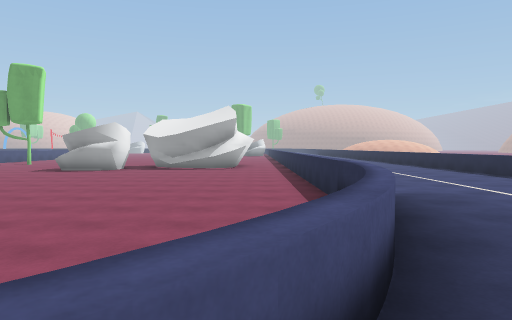
[1] (above)

24 first-person views from a walk through a Unity game level. The camera is 1.4 m above the floor, tilts 2° down and sees 70° across. The floor is counted in squares, 2 m on a side. Each view is taken from the middle of a square. On the plan, view 1 faces up. The plan holds only what a view shows up to about 11 squares ahead; the rest is blank. The place goes on beyond the plan. The player character is not drawn. Some animated figures are not drawn.

[2]
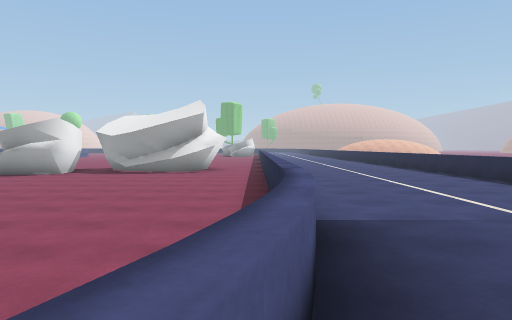

[3]
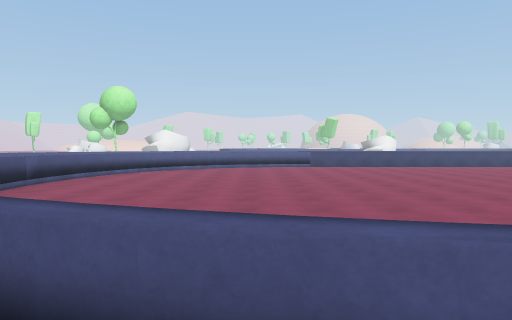

[4]
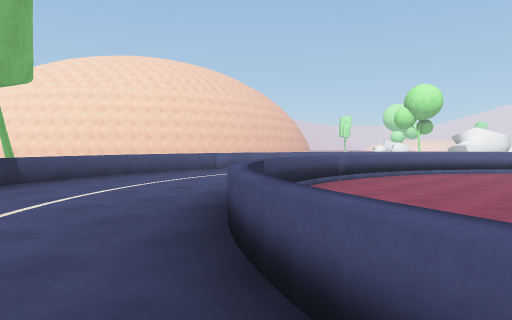

[5]
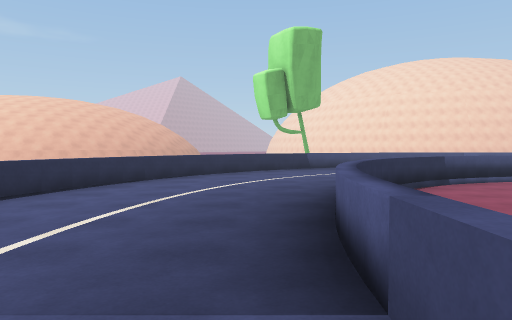

[6]
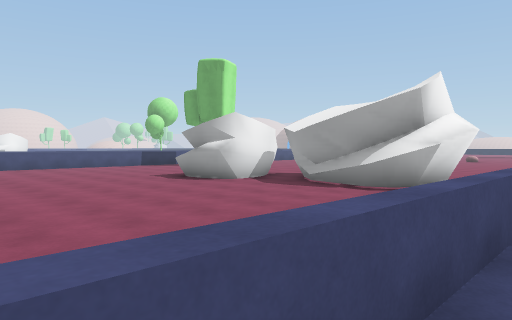

[7]
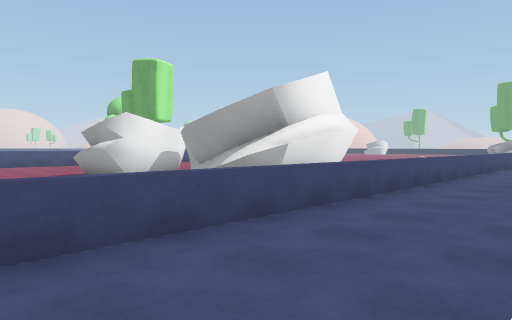

[8]
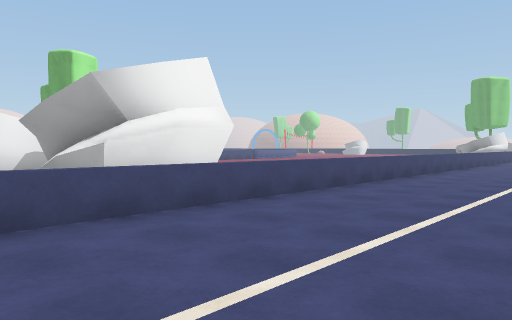

[9]
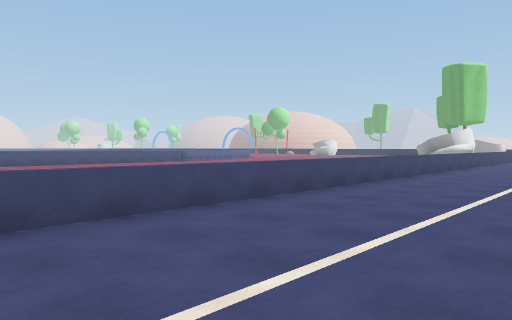

[10]
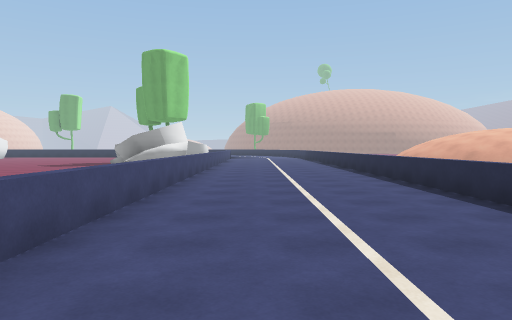

[11]
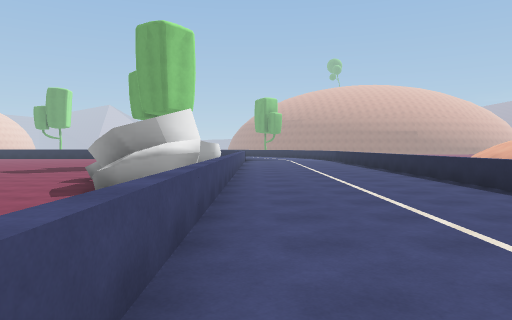

[12]
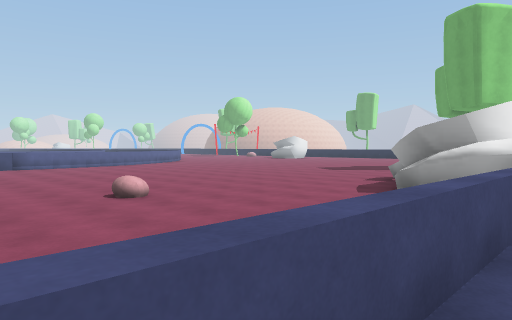

[13]
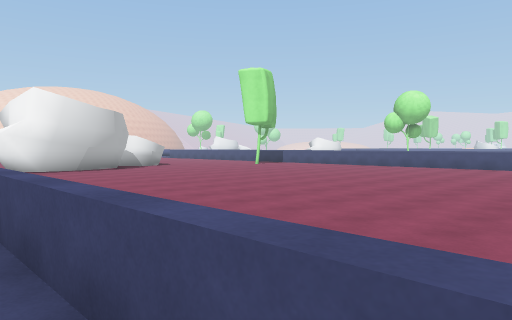

[14]
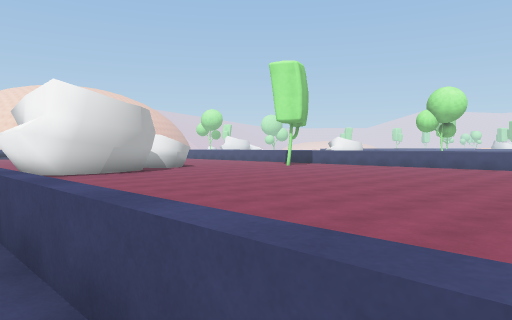

[15]
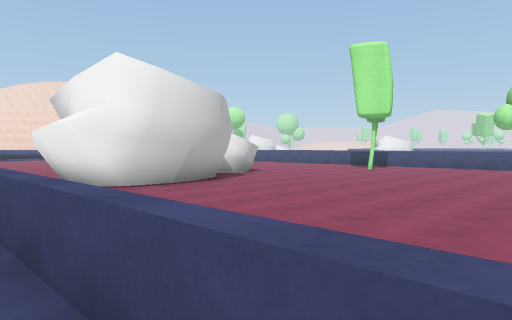

[16]
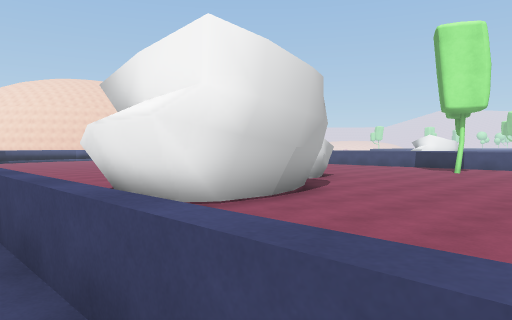

[17]
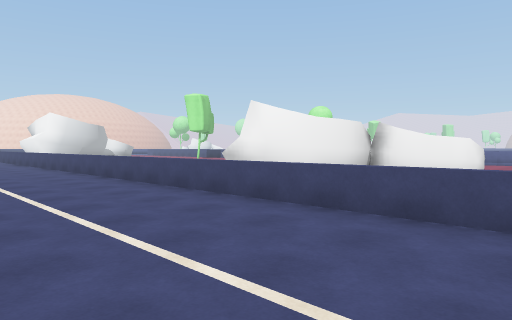

[18]
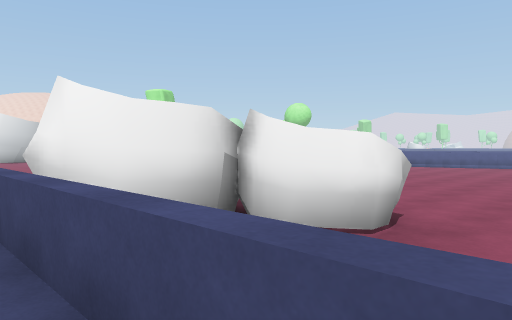

[19]
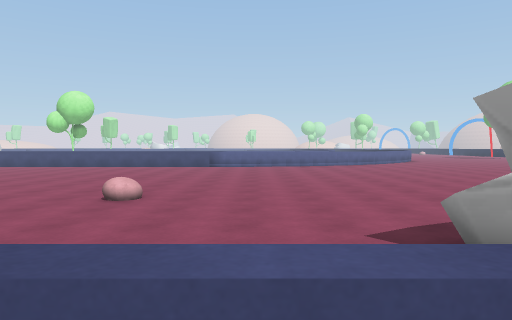

[20]
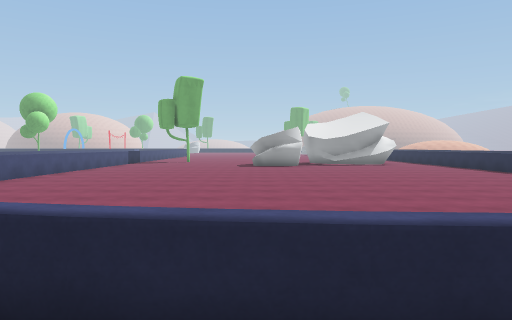

[21]
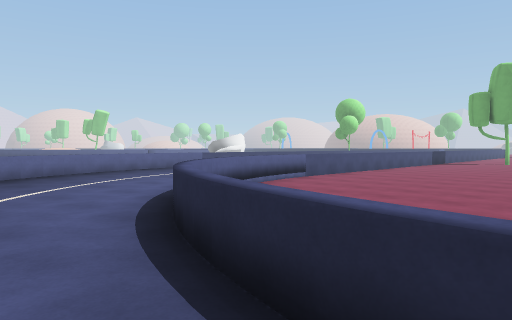

[22]
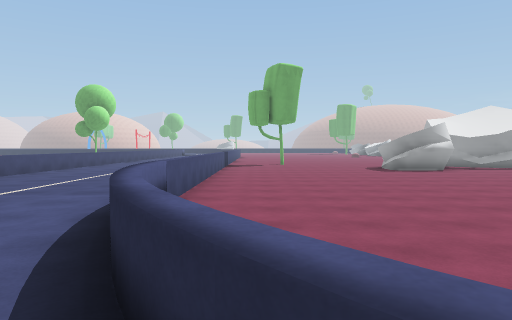

[23]
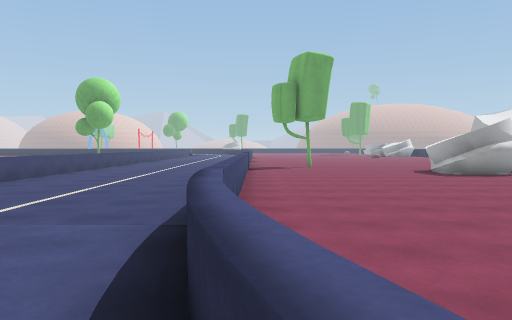

[24]
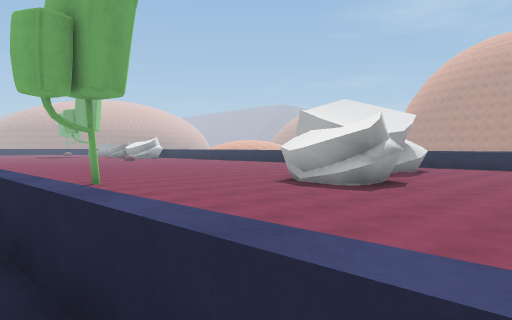

### Floor plan
Key: @ floor where view 1 was taken; # wall or solid block; . main floor; : floor 0.25 m higher than the main floor; + floor 0.5 m higher than the main floor; = window, fence, low wall or low ledge; ^ raised ledge; T tree; O other object.
Columns run from 18 left of view 1 to 6 right of it. Each row starts with its distance up from view 1.
 39                    =:: :
 38          ........O =::::^
 37         ........OO =::::^
 36         ........OOO=::::^
 35          ........ O#::::^
 34          ........OO#::::^
 33          ........OO=::::^
 32          ......... =::::^
 31          ......... =::::^
 30         ......+... =::::^
 29        ........... =::::^
 28        ........... =::::^
 27         .......... =::::^
 26         .......... =::::
 25         .......... =::::
 24          ......... =:::
 23           ........ =:::
 22        ........... =:::
 21        ........... =::::
 20        ........... =::::
 19        ........... =:::
 18        ........... =::::
 17        T......#####=:::
 16        .......#  ##=:::
 15        ....OOO#  ##=::::
 14      = ....OO####^#=::::
 13 ^::: =.....OOO.....=::::^
 12 ^::::=.............=::::^
 11 ^::::=.............=::::^
 10 ^::::=.............=::::^
  9 ^::::=.............=::::^
  8 ^::::=.............=::::^
  7  ::::=.............=::::
  6   :::=.............=:::
  5   :::=.............^:::
  4    ::=.............=:::
  3   :::^.............^::::
  2 =:::::=...........=:::::=
  1 =:::::=...........^:::::=
  0  ^:::::=.........=@::::^
 -1  =::::::==.....=^::::::=
 -2   ^:::::::=^^^=:::::::=
 -3         :: :   ::::::=
 -4               ::::::==
 -5               :::::=
 -6               ::^==
 -7               ==  T

Positions as (right, up) in squares from view 1, and headings:
1: (0, 0), facing up
2: (1, 2), facing up
3: (2, 3), facing left
4: (2, 3), facing down-left
5: (2, 7), facing down
6: (2, 7), facing up-left
7: (4, 9), facing up-left
8: (5, 12), facing up-left
9: (5, 18), facing up-left
10: (3, 23), facing up
11: (2, 27), facing up
12: (2, 27), facing up-left
13: (2, 30), facing down-left
14: (2, 28), facing down-left
15: (2, 24), facing down-left
16: (2, 21), facing down-left
17: (5, 39), facing down-left
18: (2, 39), facing down-left
19: (2, 32), facing left
20: (-7, -3), facing up
21: (-7, -3), facing up-left
22: (-12, 0), facing up
23: (-13, 2), facing up
24: (-14, 9), facing up-right
